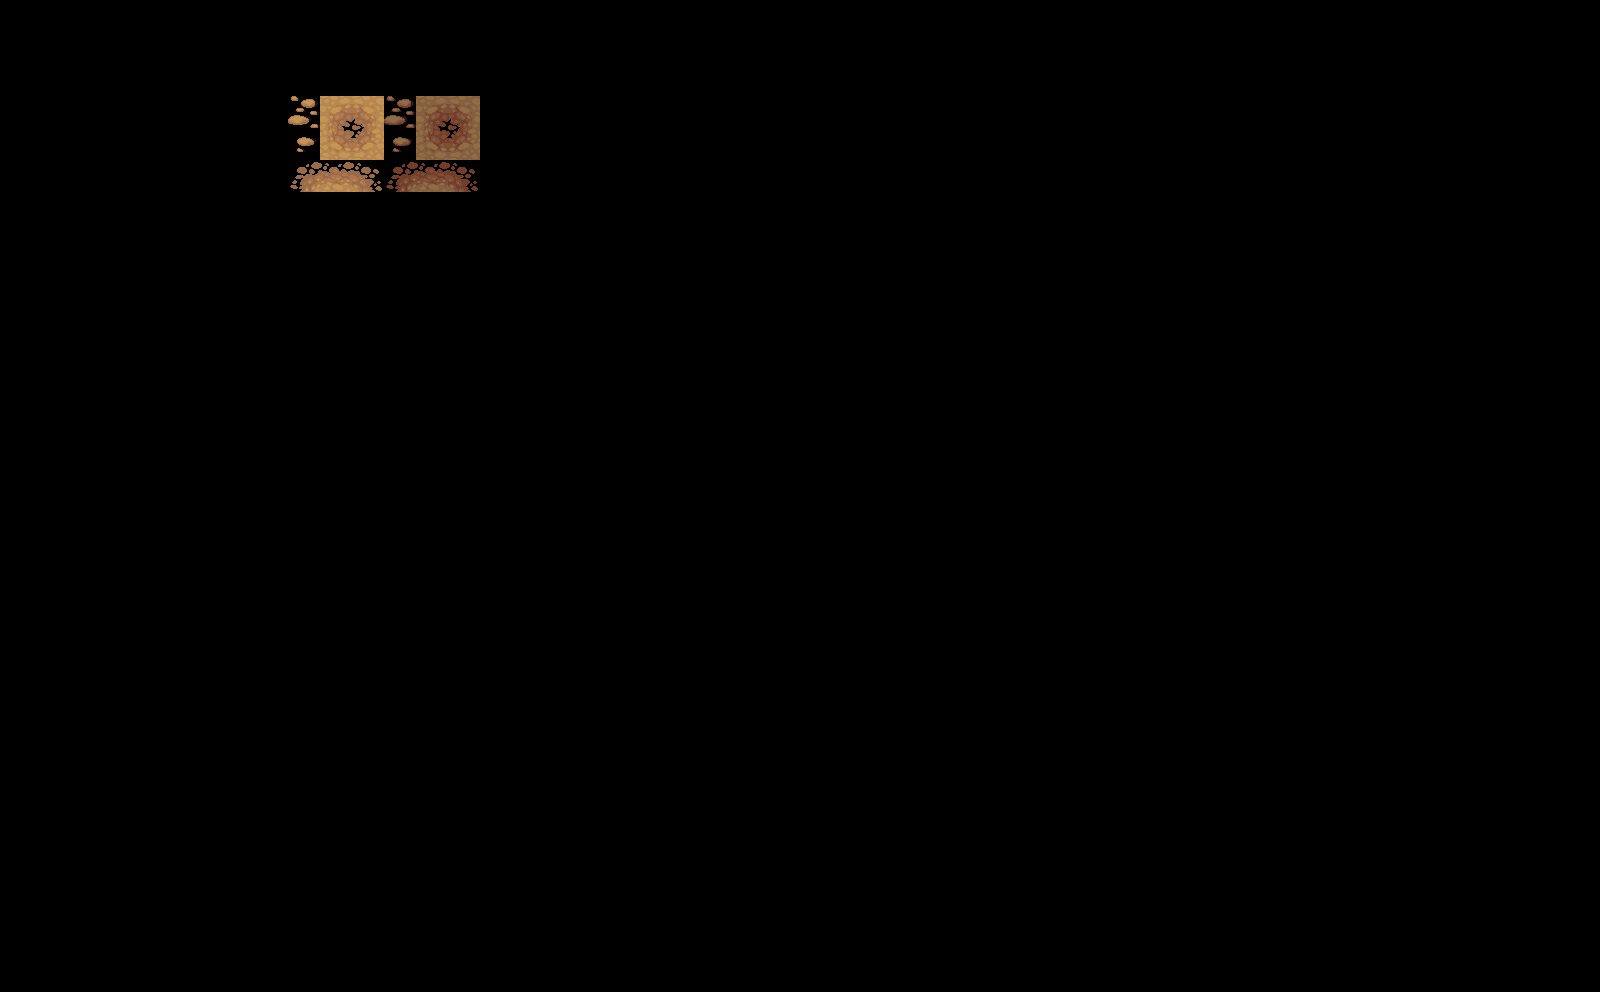

A 2D game scene composited from a Tiled map and its tileset images. What follows is a short description and the map's XML, with every tile layer's data as written:
An orthogonal 50x31 tile map with 32x32 px tiles, 1 tile layer (Tile Layer 1).

<map version="1.2" tiledversion="1.3.3" orientation="orthogonal" renderorder="right-down" width="50" height="31" tilewidth="32" tileheight="32" infinite="0" nextlayerid="4" nextobjectid="1">
 <tileset firstgid="1" source="terrain-v7.tsx" />
 <layer id="3" name="Tile Layer 1" width="50" height="31">
  <data encoding="csv">
0,0,0,0,0,0,0,0,0,0,0,0,0,0,0,0,0,0,0,0,0,0,0,0,0,0,0,0,0,0,0,0,0,0,0,0,0,0,0,0,0,0,0,0,0,0,0,0,0,0,
0,0,0,0,0,0,0,0,0,0,0,0,0,0,0,0,0,0,0,0,0,0,0,0,0,0,0,0,0,0,0,0,0,0,0,0,0,0,0,0,0,0,0,0,0,0,0,0,0,0,
0,0,0,0,0,0,0,0,0,0,0,0,0,0,0,0,0,0,0,0,0,0,0,0,0,0,0,0,0,0,0,0,0,0,0,0,0,0,0,0,0,0,0,0,0,0,0,0,0,0,
0,0,0,0,0,0,0,0,0,1,2,3,4,5,6,0,0,0,0,0,0,0,0,0,0,0,0,0,0,0,0,0,0,0,0,0,0,0,0,0,0,0,0,0,0,0,0,0,0,0,
0,0,0,0,0,0,0,0,0,33,34,35,36,37,38,0,0,0,0,0,0,0,0,0,0,0,0,0,0,0,0,0,0,0,0,0,0,0,0,0,0,0,0,0,0,0,0,0,0,0,
0,0,0,0,0,0,0,0,0,65,66,67,68,69,70,0,0,0,0,0,0,0,0,0,0,0,0,0,0,0,0,0,0,0,0,0,0,0,0,0,0,0,0,0,0,0,0,0,0,0,
0,0,0,0,0,0,0,0,0,0,0,0,0,0,0,0,0,0,0,0,0,0,0,0,0,0,0,0,0,0,0,0,0,0,0,0,0,0,0,0,0,0,0,0,0,0,0,0,0,0,
0,0,0,0,0,0,0,0,0,0,0,0,0,0,0,0,0,0,0,0,0,0,0,0,0,0,0,0,0,0,0,0,0,0,0,0,0,0,0,0,0,0,0,0,0,0,0,0,0,0,
0,0,0,0,0,0,0,0,0,0,0,0,0,0,0,0,0,0,0,0,0,0,0,0,0,0,0,0,0,0,0,0,0,0,0,0,0,0,0,0,0,0,0,0,0,0,0,0,0,0,
0,0,0,0,0,0,0,0,0,0,0,0,0,0,0,0,0,0,0,0,0,0,0,0,0,0,0,0,0,0,0,0,0,0,0,0,0,0,0,0,0,0,0,0,0,0,0,0,0,0,
0,0,0,0,0,0,0,0,0,0,0,0,0,0,0,0,0,0,0,0,0,0,0,0,0,0,0,0,0,0,0,0,0,0,0,0,0,0,0,0,0,0,0,0,0,0,0,0,0,0,
0,0,0,0,0,0,0,0,0,0,0,0,0,0,0,0,0,0,0,0,0,0,0,0,0,0,0,0,0,0,0,0,0,0,0,0,0,0,0,0,0,0,0,0,0,0,0,0,0,0,
0,0,0,0,0,0,0,0,0,0,0,0,0,0,0,0,0,0,0,0,0,0,0,0,0,0,0,0,0,0,0,0,0,0,0,0,0,0,0,0,0,0,0,0,0,0,0,0,0,0,
0,0,0,0,0,0,0,0,0,0,0,0,0,0,0,0,0,0,0,0,0,0,0,0,0,0,0,0,0,0,0,0,0,0,0,0,0,0,0,0,0,0,0,0,0,0,0,0,0,0,
0,0,0,0,0,0,0,0,0,0,0,0,0,0,0,0,0,0,0,0,0,0,0,0,0,0,0,0,0,0,0,0,0,0,0,0,0,0,0,0,0,0,0,0,0,0,0,0,0,0,
0,0,0,0,0,0,0,0,0,0,0,0,0,0,0,0,0,0,0,0,0,0,0,0,0,0,0,0,0,0,0,0,0,0,0,0,0,0,0,0,0,0,0,0,0,0,0,0,0,0,
0,0,0,0,0,0,0,0,0,0,0,0,0,0,0,0,0,0,0,0,0,0,0,0,0,0,0,0,0,0,0,0,0,0,0,0,0,0,0,0,0,0,0,0,0,0,0,0,0,0,
0,0,0,0,0,0,0,0,0,0,0,0,0,0,0,0,0,0,0,0,0,0,0,0,0,0,0,0,0,0,0,0,0,0,0,0,0,0,0,0,0,0,0,0,0,0,0,0,0,0,
0,0,0,0,0,0,0,0,0,0,0,0,0,0,0,0,0,0,0,0,0,0,0,0,0,0,0,0,0,0,0,0,0,0,0,0,0,0,0,0,0,0,0,0,0,0,0,0,0,0,
0,0,0,0,0,0,0,0,0,0,0,0,0,0,0,0,0,0,0,0,0,0,0,0,0,0,0,0,0,0,0,0,0,0,0,0,0,0,0,0,0,0,0,0,0,0,0,0,0,0,
0,0,0,0,0,0,0,0,0,0,0,0,0,0,0,0,0,0,0,0,0,0,0,0,0,0,0,0,0,0,0,0,0,0,0,0,0,0,0,0,0,0,0,0,0,0,0,0,0,0,
0,0,0,0,0,0,0,0,0,0,0,0,0,0,0,0,0,0,0,0,0,0,0,0,0,0,0,0,0,0,0,0,0,0,0,0,0,0,0,0,0,0,0,0,0,0,0,0,0,0,
0,0,0,0,0,0,0,0,0,0,0,0,0,0,0,0,0,0,0,0,0,0,0,0,0,0,0,0,0,0,0,0,0,0,0,0,0,0,0,0,0,0,0,0,0,0,0,0,0,0,
0,0,0,0,0,0,0,0,0,0,0,0,0,0,0,0,0,0,0,0,0,0,0,0,0,0,0,0,0,0,0,0,0,0,0,0,0,0,0,0,0,0,0,0,0,0,0,0,0,0,
0,0,0,0,0,0,0,0,0,0,0,0,0,0,0,0,0,0,0,0,0,0,0,0,0,0,0,0,0,0,0,0,0,0,0,0,0,0,0,0,0,0,0,0,0,0,0,0,0,0,
0,0,0,0,0,0,0,0,0,0,0,0,0,0,0,0,0,0,0,0,0,0,0,0,0,0,0,0,0,0,0,0,0,0,0,0,0,0,0,0,0,0,0,0,0,0,0,0,0,0,
0,0,0,0,0,0,0,0,0,0,0,0,0,0,0,0,0,0,0,0,0,0,0,0,0,0,0,0,0,0,0,0,0,0,0,0,0,0,0,0,0,0,0,0,0,0,0,0,0,0,
0,0,0,0,0,0,0,0,0,0,0,0,0,0,0,0,0,0,0,0,0,0,0,0,0,0,0,0,0,0,0,0,0,0,0,0,0,0,0,0,0,0,0,0,0,0,0,0,0,0,
0,0,0,0,0,0,0,0,0,0,0,0,0,0,0,0,0,0,0,0,0,0,0,0,0,0,0,0,0,0,0,0,0,0,0,0,0,0,0,0,0,0,0,0,0,0,0,0,0,0,
0,0,0,0,0,0,0,0,0,0,0,0,0,0,0,0,0,0,0,0,0,0,0,0,0,0,0,0,0,0,0,0,0,0,0,0,0,0,0,0,0,0,0,0,0,0,0,0,0,0,
0,0,0,0,0,0,0,0,0,0,0,0,0,0,0,0,0,0,0,0,0,0,0,0,0,0,0,0,0,0,0,0,0,0,0,0,0,0,0,0,0,0,0,0,0,0,0,0,0,0
</data>
 </layer>
</map>
